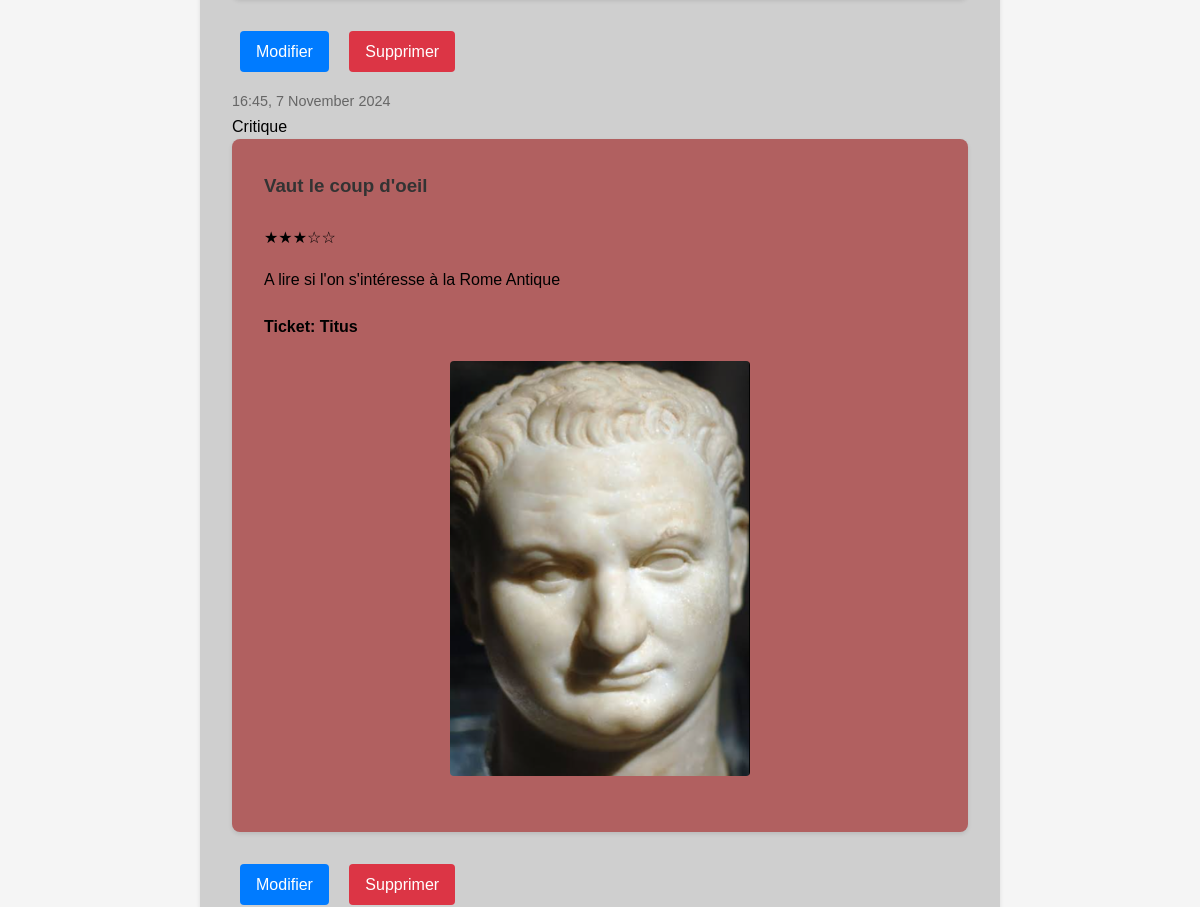
The app's page /posts/ (signed in, middle part), older data.
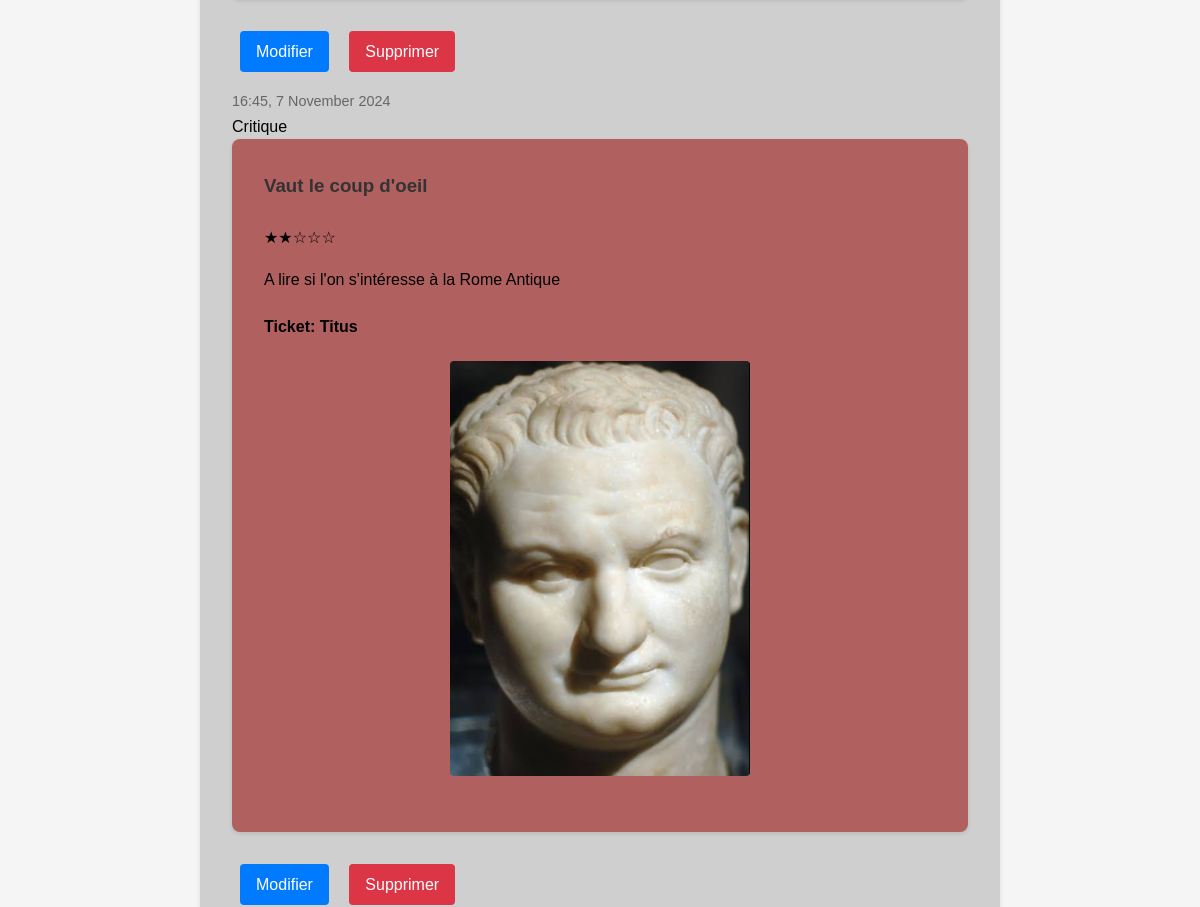
The same page, newer data.
### func/models.py (models this page shows, shortened)
class Review(models.Model):
    ticket = models.ForeignKey(to=Ticket, on_delete=models.CASCADE, related_name="reviews")
    rating = models.PositiveSmallIntegerField(validators=[MinValueValidator(0), MaxValueValidator(5)])
    user = models.ForeignKey(to=settings.AUTH_USER_MODEL, on_delete=models.CASCADE, related_name="reviews")
    headline = models.CharField(max_length=128)
    body = models.TextField(max_length=8192, blank=True)
    time_created = models.DateTimeField(auto_now_add=True)
    class Meta:
        ordering = ["-time_created"]
        unique_together = ["ticket", "user"]  # Empêche les critiques multiples
        verbose_name = "Critique"
        verbose_name_plural = "Critiques"
    @property
    def rating_as_stars(self):
        return "★" * self.rating + "☆" * (5 - self.rating)

class Ticket(models.Model):
    title = models.CharField(max_length=128, verbose_name="Titre")
    description = models.TextField(max_length=2048, blank=True)
    user = models.ForeignKey(to=settings.AUTH_USER_MODEL, on_delete=models.CASCADE, related_name="tickets")
    image = models.ImageField(null=True, blank=True, upload_to="tickets/")
    time_created = models.DateTimeField(auto_now_add=True)
    class Meta:
        ordering = ["-time_created"]
        verbose_name = "Ticket"
        verbose_name_plural = "Tickets"

### func/views.py (the view)
# urls.py: path("posts/", posts, name="posts"),
@login_required(login_url="login")
def posts(request):
    user_tickets = Ticket.objects.filter(user=request.user)
    user_reviews = Review.objects.filter(user=request.user)
    all_posts = sorted(chain(user_tickets, user_reviews), key=lambda x: x.time_created, reverse=True)
    paginator = Paginator(all_posts, 10)
    page = request.GET.get("page", 1)
    try:
        posts = paginator.page(page)
    except PageNotAnInteger:
        posts = paginator.page(1)
    except EmptyPage:
        posts = paginator.page(paginator.num_pages)
    for post in posts:
        if isinstance(post, Ticket):
            post.content_type = "TICKET"
        else:
            post.content_type = "REVIEW"
    return render(request, "func/posts.html", {"posts": posts})

### templates/func/posts.html (shortened to what this page needs)
{% extends 'base.html' %}
{% block content %}
<div class="review-container">
    <div class="posts-list">
        {% for post in posts %}
            <div class="post-frame">
                <div class="post-type-header">
                    {% if post.content_type == 'TICKET' %}
                        <span class="post-type">Ticket</span>
                    {% else %}
                        <span class="post-type">Critique</span>
                    {% endif %}
                </div>
                <div class="post-content">
                    {% if post.content_type == 'TICKET' %}
                        <div class="form-section">
                            <h3 class="post-title">{{ post.title }}</h3>
                            <div class="description-section">
                                <p>{{ post.description }}</p>
                            </div>
                            {% if post.image %}
                                <div class="image-section">
                                    <img src="{{ post.image.url }}" alt="{{ post.title }}" class="post-image">
                                </div>
                            {% endif %}
                        </div>
                    {% else %}
                        <div class="form-section">
                            <div class="review-header">
                                <h3 class="post-title">{{ post.headline }}</h3>
                                <div class="rating">{{ post.rating_as_stars }}</div>
                            </div>
                            <div class="review-body">
                                <p>{{ post.body }}</p>
                            </div>
                            {% if post.ticket %}
                                <div class="ticket-section">
                                    <div class="ticket-header">
                                        <h4>Ticket: {{ post.ticket.title }}</h4>
                                    </div>
                                    {% if post.ticket.image %}
                                        <div class="image-section">
                                            <img src="{{ post.ticket.image.url }}" alt="{{ post.ticket.title }}" class="ticket-image">
                                        </div>
                                    {% endif %}
                                </div>
                            {% endif %}
                        </div>
                    {% endif %}
                </div>
                <div class="post-footer">
                    <div class="post-actions">
                        {% if post.content_type == 'TICKET' %}
                            <a href="{% url 'ticket_edit' post.id %}" class="btn-action">Modifier</a>
                            <a href="{% url 'ticket_delete' post.id %}" class="btn-action btn-delete">Supprimer</a>
                        {% else %}
                            <a href="{% url 'edit_review' post.id %}" class="btn-action">Modifier</a>
                            <a href="{% url 'delete_review' post.id %}" class="btn-action btn-delete">Supprimer</a>
                        {% endif %}
                    </div>
                    <span class="post-date">{{ post.time_created|date:"G:i, j F Y" }}</span>
                </div>
            </div>
        {% empty %}
            <div class="no-posts">
                <p>Vous n'avez pas encore créé de posts.</p>
            </div>
        {% endfor %}
    </div>
</div>
{% endblock %}

### templates/base.html (shortened to what this page needs)
{% load static %}
<!DOCTYPE html>
<html lang="fr">
<head>
    <link rel="stylesheet" href="{% static 'css/style.css' %}">
</head>
<body>
    <main class="container">
        {% block content %}{% endblock %}
    </main>
</body>
</html>

### static/css/style.css (style rules this page uses)
body { background-color: #f5f5f5 !important; font-family: Arial, sans-serif; margin: 0; padding: 0; line-height: 1.6; }
.container { max-width: 800px; margin: 0 auto; padding: 20px; }
.review-container, .post-container { background-color: #CFCFCF; padding: 2rem; border-radius: 8px; box-shadow: 0 2px 4px rgba(0, 0, 0, 0.1); margin-bottom: 1.5rem; }
.post-content { margin-bottom: 1.5rem; }
.post-date { color: #666; font-size: 0.9rem; }
.ticket-header { font-weight: 500; margin-bottom: 0.5rem; }
.form-section { background-color: #b16060; padding: 2rem; border-radius: 8px; box-shadow: 0 2px 4px rgba(0, 0, 0, 0.1); margin-bottom: 2rem; }
.form-section h3 { margin-top: 0; margin-bottom: 1.5rem; color: #333; }
a { color: #0056B3; }

### templates/func/posts.html (style rules this page uses)
.btn-action { display: inline-block; padding: 0.5rem 1rem; margin: 0 0.5rem; border-radius: 4px; text-decoration: none; color: white; background-color: #007bff; transition: background-color 0.2s; }
.btn-delete { background-color: #dc3545; }
.post-actions { margin-bottom: 1rem; }
.image-section { text-align: center; margin: 1rem 0; }
.post-image, .ticket-image { max-width: 300px; height: auto; border-radius: 4px; }

Row changes from the older to the newer data that the page shows:
changed Review "Vaut le coup d'oeil": rating_as_stars "★★★☆☆" → "★★☆☆☆"
